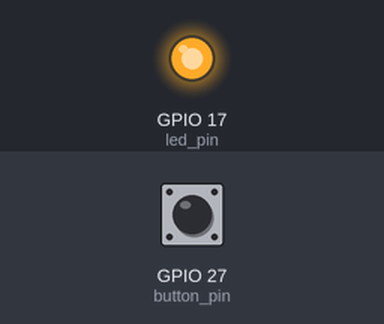
The program below on a simulated Raspberry Pi (BCM pin numbers). Parts: output pins drawn as LEDs (lit = HIGH). The inputs (shaded band) are chosen by the test bench; at power-on: GPIO 27 (button_pin) HIGH.

Above: at 0.1 s.
At 1.1 s:
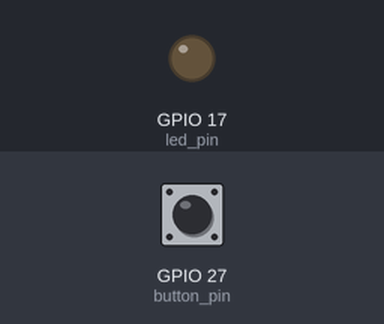
Timing chart, 0 to 2.6 s (numbered marks = the images above):
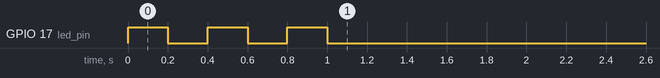

The program:

run.py
```python
import RPi.GPIO as GPIO
import time
import subprocess

button_pin = 27
led_pin = 17

GPIO.setmode(GPIO.BCM)
GPIO.setwarnings(False)
GPIO.setup(button_pin, GPIO.IN, pull_up_down=GPIO.PUD_UP)

GPIO.setmode(GPIO.BCM)
GPIO.setwarnings(False)
GPIO.setup(led_pin, GPIO.OUT)

button_previous = 1
record = 0

# Initialization routine
GPIO.output(led_pin, True)
time.sleep(0.2)
GPIO.output(led_pin, False)
time.sleep(0.2)
GPIO.output(led_pin, True)
time.sleep(0.2)
GPIO.output(led_pin, False)
time.sleep(0.2)
GPIO.output(led_pin, True)
time.sleep(0.2)
GPIO.output(led_pin, False)

while True:
    button_next = GPIO.input(button_pin)

    if (button_next != button_previous and button_next == 0):
        if (record == 0):
            GPIO.output(led_pin, True)
            p1 = subprocess.Popen(["python", "/home/pi/Documents/MHP_DAS/Raspi/ReedSwitch/rs_simple.py"])
            record = 1
        else:
            GPIO.output(led_pin, False)
            subprocess.Popen.kill(p1)
            subprocess.call(["bash", "/home/pi/Documents/MHP_DAS/Raspi/ReedSwitch/transfer.sh"])
            record = 0

    button_previous = button_next
```
